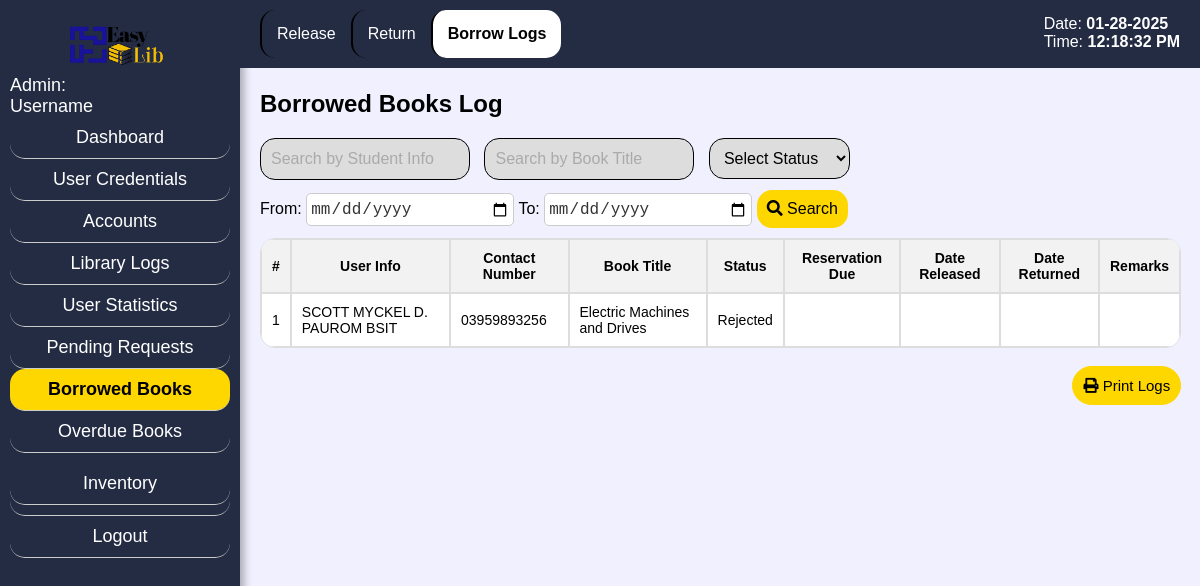
Screenshot of /admin_blogs.php with the database file from the repository.
### tables this page shows
CREATE TABLE `rsv` (
  `rid` int(9) NOT NULL,
  `uid` int(9) NOT NULL,
  `bid` int(9) NOT NULL,
  `info` varchar(255) NOT NULL,
  `contact` varchar(255) NOT NULL,
  `title` varchar(255) NOT NULL,
  `status` varchar(255) NOT NULL,
  `rsv_end` varchar(255) NOT NULL,
  `date_rel` varchar(255) NOT NULL,
  `due_date` varchar(255) NOT NULL,
  `date_ret` varchar(255) NOT NULL,
  `remarks` varchar(255) NOT NULL
);

CREATE TABLE `users` (
  `uid` int(9) NOT NULL,
  `contact` varchar(255) NOT NULL,
  `birthdate` varchar(255) NOT NULL,
  `gender` varchar(50) NOT NULL,
  `username` varchar(255) NOT NULL,
  `password` varchar(255) NOT NULL,
  `info` varchar(255) NOT NULL,
  `idnum` varchar(255) NOT NULL,
  `year_level` varchar(50) NOT NULL,
  `user_type` varchar(99) NOT NULL,
  `profile_image` varchar(99) NOT NULL,
  `status` varchar(99) NOT NULL
);

### admin_blogs.php (the view, shortened to what this page needs)
<?php
include 'config.php';
$where_clause = " WHERE r.status IN ('Returned', 'Cancelled', 'Rejected')";
$query = "SELECT r.rid, u.info, u.contact, r.status, r.title, r.date_rel, r.date_ret, r.rsv_end, r.remarks
          FROM users u
          JOIN rsv r ON u.uid = r.uid
          $where_clause";
$result = $mysqli->query($query);
?>
<!DOCTYPE html>
<html lang="en">
<head>
    <link rel="stylesheet" href="css/admin_srch.css">
    <link rel="stylesheet" href="https://cdnjs.cloudflare.com/ajax/libs/font-awesome/5.15.4/css/all.min.css">
</head>
<body class="bg">
<div class="sidebar">
    <span style="margin-left: 25%;"><img src="css/pics/logop.png" alt="Logo" class="logo"></span>
        <?php
        if(isset($admin_username_display)) {
            echo '<div class="hell">Admin: ' . $admin_username_display . '</span></div>';
        } else {
            echo '<div>Admin: <br>Username</div>';
        }
        ?>
        <a href="admin_dash.php<?php if(isset($aid)) echo '?aid=' . $aid; ?>" class="sidebar-item">Dashboard</a>
        <a href="admin_pf.php<?php if(isset($aid)) echo '?aid=' . $aid; ?>" class="sidebar-item">User Credentials</a>
        <a href="admin_srch.php<?php if(isset($aid)) echo '?aid=' . $aid; ?>" class="sidebar-item">Accounts</a>
        <a href="admin_attd.php<?php if(isset($aid)) echo '?aid=' . $aid; ?>" class="sidebar-item">Library Logs</a>
        <a href="admin_stat.php<?php if (isset($aid)) echo '?aid=' . $aid; ?>" class="sidebar-item">User Statistics</a>
        <a href="admin_preq.php<?php if(isset($aid)) echo '?aid=' . $aid; ?>" class="sidebar-item">Pending Requests</a>
        <a href="admin_brel.php<?php if(isset($aid)) echo '?aid=' . $aid; ?>" class="sidebar-item active">Borrowed Books</a>
        <a href="admin_ob.php<?php if(isset($aid)) echo '?aid=' . $aid; ?>" class="sidebar-item ">Overdue Books</a>
        <div class="sidebar-item dropdown">
            <a href="#" class="dropdown-link" onmouseover="toggleDropdown(event)">Inventory</a>
        </div>
        <a href="login.php" class="sidebar-item logout-btn">Logout</a>
    </div>
    <div class="content">
        <nav class="secondary-navbar">
            <a href="admin_brel.php<?php if(isset($aid)) echo '?aid=' . $aid; ?>" class="secondary-navbar-item">Release</a>
            <a href="admin_bret.php<?php if(isset($aid)) echo '?aid=' . $aid; ?>" class="secondary-navbar-item">Return</a>
            <a href="admin_blogs.php<?php if(isset($aid)) echo '?aid=' . $aid; ?>" class="secondary-navbar-item active">Borrow Logs</a>
        </nav>
    </div>
    <div class="fixed-date-time">
        <p>Date: <span id="current-date"><?php echo date("m-d-Y"); ?></span></p>
        <p>Time: <span id="current-time"></span></p>
    </div>
    <div class="content-container">
    <div class="search-bar">
    <h2>Borrowed Books Log</h2>
    <form method="GET" action="admin_blogs.php">
        <input type="text" name="search_info" placeholder="Search by Student Info">
        <input type="text" name="search_title" placeholder="Search by Book Title">
        <select name="search_status">
            <option value="">Select Status</option>
        </select>
        <br>
        <label for="start_date">From:</label>
        <input type="date" name="start_date" placeholder="Start Date">
        <label for="end_date">To:</label>
        <input type="date" name="end_date" placeholder="End Date">
        <button type="submit"><i class="fas fa-search"></i> Search</button>
    </form>
</div>
        <table>
            <thead>
                <tr>
                    <th>#</th>
                    <th>User Info</th>
                    <th>Contact Number</th>
                    <th>Book Title</th>
                    <th>Status</th>
                    <th>Reservation Due</th>
                    <th>Date Released</th>
                    <th>Date Returned</th>
                    <th>Remarks</th>
                </tr>
            </thead>
            <tbody>
                <?php
                if ($result && $result->num_rows > 0) {
                    $counter = 1;
                    while ($row = $result->fetch_assoc()) {
                        echo "<tr>";
                        echo "<td>" . $counter++ . "</td>";
                        echo "<td>" . $row["info"] . "</td>";
                        echo "<td>" . $row["contact"] . "</td>";
                        echo "<td>" . $row["title"] . "</td>";
                        echo "<td>" . $row["status"] . "</td>";
                        echo "<td>" . $row["rsv_end"] . "</td>";
                        echo "<td>" . $row["date_rel"] . "</td>";
                        echo "<td>" . $row["date_ret"] . "</td>";
                        echo "<td>" . $row["remarks"] . "</td>";
                        echo "</tr>";
                    }
                } else {
                    echo "<tr><td colspan='9'>No data available.</td></tr>";
                }
                ?>
            </tbody>
        </table>
        <br>
        <a href="print_bltable.php?<?php echo $_SERVER['QUERY_STRING'] . '&name=' . urlencode($admin_name_display); ?>" class="print-button" target="_blank"><i class='fas fa-print'></i> Print Logs</a>
        </div>
</body>
</html>

### css/admin_srch.css (style rules this page uses)
.bg { margin: 0; padding: 0; font-family: Century Gothic,CenturyGothic,AppleGothic,sans-serif; background-color: #F0F0FF; }
.logo { height: 50px; width: auto; }
.sidebar { background-color: #242c44; width: 220px; padding: 20px 10px 20px 10px; height: 100%; font-size: 18px; position: fixed; top: 0; color: white; box-shadow: 4px 0 8px rgba(0, 0, 0, 0.3); }
.sidebar-item { padding: 10px 0; border-bottom: 1px solid #ccc; text-decoration: none; color: white; display: block; text-align: center; border-radius: 15px; }
.sidebar-item.active { background-color: gold; color: black; font-weight: bold; display: block; padding: 10px 0; }
.logout-btn { margin-top: auto; padding: 10px 0; text-decoration: none; color: white; display: block; text-align: center; border-radius: 15px; }
.secondary-navbar { background-color: #242c44; padding: 10px 20px; display: block; float: left; align-items: center; margin-left: 240px; position: fixed; width: 100%; position: fixed; top: 0; z-index: 1000; }
.secondary-navbar-item { padding: 15px; text-decoration: none; color: white; display: block; border-left: 2px solid black; float: left; text-align: center; border-radius: 15px; }
.secondary-navbar-item.active { background-color: white; color: black; font-weight: bold; }
.content-container { margin-top: 70px; margin-left: 240px; padding-left: 20px; overflow-y: auto; height: calc(100% - 70px); padding-bottom: 20px; }
.search-bar { margin-top: 20px; margin-bottom: 20px; }
.search-bar input[type="text"], .search-bar input[type="number"], .search-bar select, .search-bar button[type="submit"], .search-bar button[type="button"] { padding: 10px; font-size: 16px; border: 1px solid black; display: inline-block; margin-right: 10px; background-color: #ddd; }
.search-bar input[type="text"] { width: 20%; border-radius: 15px; }
.search-bar select { width: 15%; border-radius: 15px; }
input[type="date"] { width: 200px; height: 25px; padding: 3px; border: 1px solid #ccc; border-radius: 5px; background-color: #fff; color: #333; font-size: 16px; outline: none; }
input[type="date"]::placeholder { color: #aaa; }
.search-bar button[type="submit"] { background-color: gold; color: black; cursor: pointer; border-radius: 15px; border: none; }
.search-bar input[type="text"]::placeholder { color: #aaa; }
table { width: 98%; margin-top: -10px; font-size: 14px; border-spacing: 0; border-radius: 15px; overflow: hidden; border: 1px solid #ddd; }
table tr { color: black; background-color: white; }
table th, table td { padding: 10px; border: 1px solid #ddd; text-align: left; }
table th { background-color: #f2f2f2; text-align: center; }
.print-button { float: right; margin-right: 2%; margin-bottom: 20px; border-radius: 20px; border: 1px solid gold; color: black; background-color: gold; padding: 10px; text-align: center; text-decoration: none; font-size: 15px; cursor: pointer; }
.fixed-date-time { position: fixed; top: 15px; right: 20px; color: white; font-size: 16px; z-index: 1000; }
.fixed-date-time p { margin: 0; padding: 0; }
.fixed-date-time span { font-weight: bold; }
input[type="number"], input[type="text"] { width: 500px; height: 20px; padding: 5px; border: none; border-radius: 5px; margin-bottom: 10px; background-color: white; color: black; }
.dropdown-link { padding: 10px 0; border-bottom: 1px solid #ccc; text-decoration: none; color: white; display: block; text-align: center; border-radius: 15px; }

### rows the page displays
rsv: uid.info "SCOTT MYCKEL D. PAUROM BSIT", uid.contact "03959893256", title "Electric Machines and Drives", status "Rejected"
